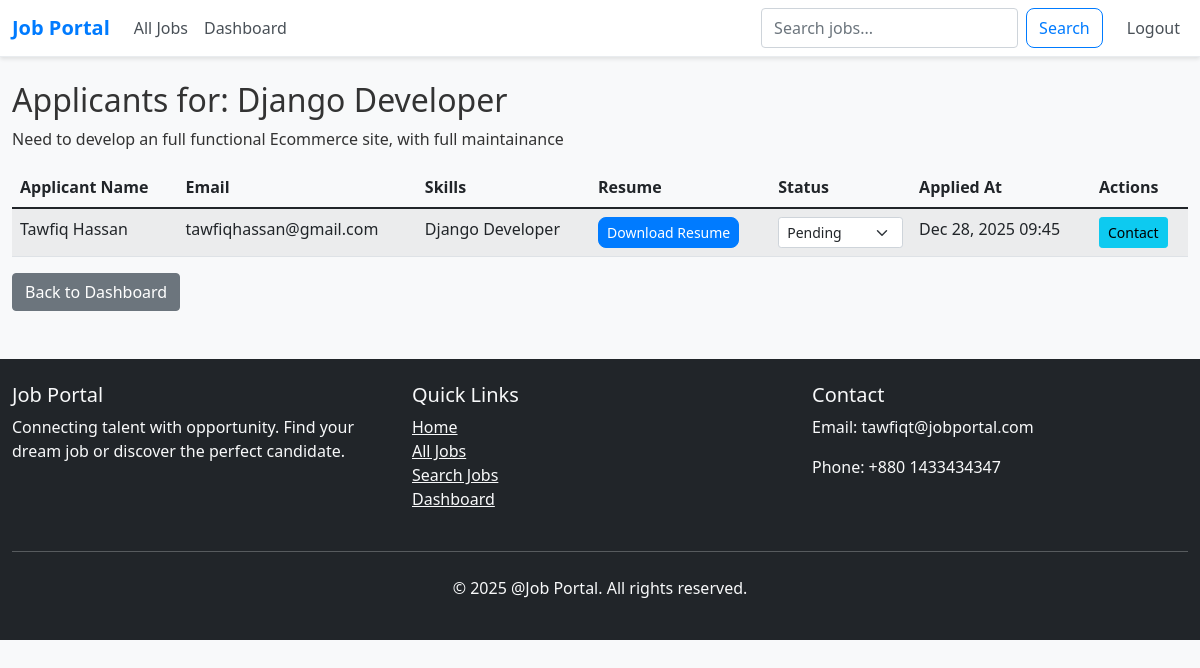
The page /view_applicants/1/ (signed in) on the database as committed earlier.
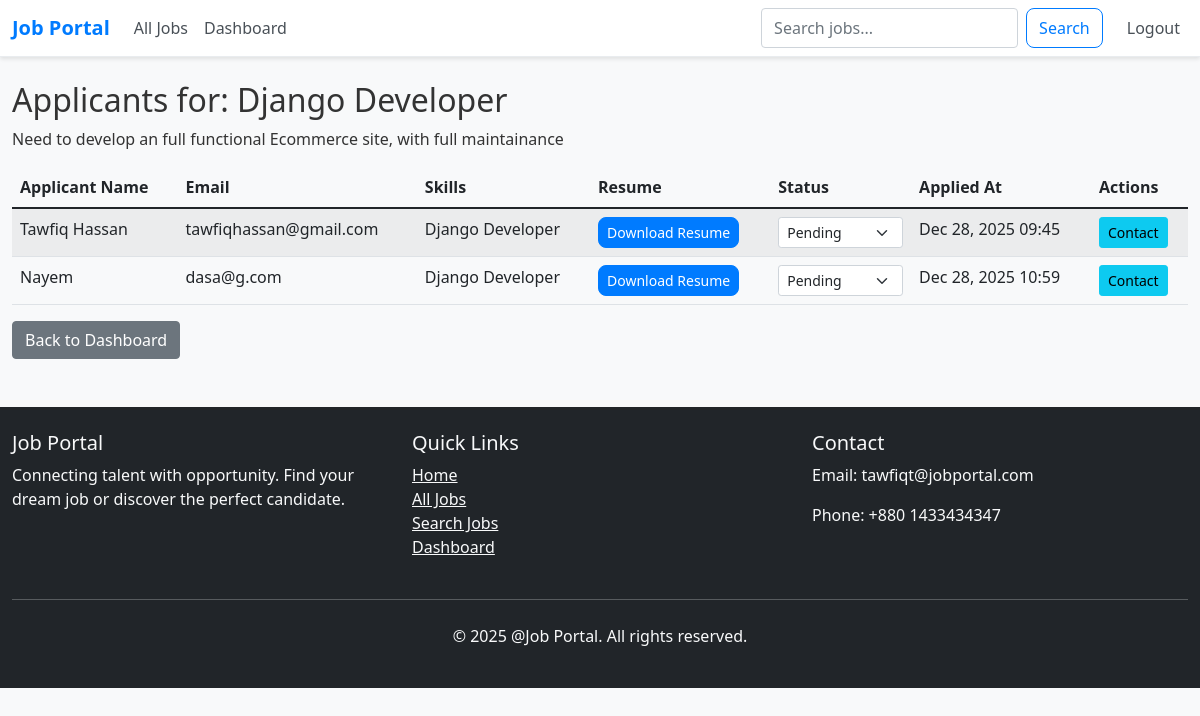
The same page on the database as committed later.
### jobApp/models.py (models this page shows, shortened)
class Job(models.Model):
    CATEGORY_CHOICES = (
        ('intern', 'Intern'),
        ('junior', 'Junior'),
        ('senior', 'Senior'),
        ('lead', 'Lead'),
        ('manager', 'Manager'),
        ('other', 'Other'),
    )
    recruiter = models.ForeignKey(User, on_delete=models.CASCADE)
    title = models.CharField(max_length=200)
    number_of_openings = models.IntegerField()
    category = models.CharField(max_length=100, choices=CATEGORY_CHOICES, default='junior')
    job_description = models.TextField()
    skills_required = models.TextField()
    location = models.CharField(max_length=100, blank=True, null=True)
    salary = models.CharField(max_length=100, blank=True, null=True)
    created_at = models.DateTimeField(auto_now_add=True)

class JobApplication(models.Model):
    STATUS_CHOICES = (
        ('pending', 'Pending'),
        ('shortlisted', 'Shortlisted'),
        ('rejected', 'Rejected'),
        ('hired', 'Hired'),
    )
    job = models.ForeignKey(Job, on_delete=models.CASCADE)
    jobseeker = models.ForeignKey(User, on_delete=models.CASCADE)
    applied_at = models.DateTimeField(auto_now_add=True)
    status = models.CharField(max_length=20, choices=STATUS_CHOICES, default='pending')

class User(AbstractUser):
    USER_TYPE_CHOICES = (
        ('recruiter', 'Recruiter'),
        ('jobseeker', 'Job Seeker'),
    )
    display_name = models.CharField(max_length=100)
    user_type = models.CharField(max_length=20, choices=USER_TYPE_CHOICES)
    groups = models.ManyToManyField(Group, related_name='jobapp_user', blank=True)
    user_permissions = models.ManyToManyField(Permission, related_name='jobapp_user_permission', blank=True)

class JobSeekerProfile(models.Model):
    user = models.OneToOneField(User, on_delete=models.CASCADE)
    skills = models.TextField()
    resume = models.FileField(upload_to='resumes/')

### jobApp/views.py (the view, shortened to what this page needs)
# urls.py: path('view_applicants/<int:job_id>/', view_applicants, name='view_applicants'),
@login_required
def view_applicants(request, job_id):
    job = get_object_or_404(Job, id=job_id, recruiter=request.user)
    applications = JobApplication.objects.filter(job=job).select_related('jobseeker__jobseekerprofile')
    return render(request, 'view_applicants.html', {'job': job, 'applications': applications})

### templates/view_applicants.html (shortened to what this page needs)
{% extends 'base.html' %}
{% block content %}
<h2>Applicants for: {{ job.title }}</h2>
<p>{{ job.job_description|truncatechars:100 }}</p>
{% if applications %}
    <div class="table-responsive">
        <table class="table table-striped">
            <thead>
                <tr>
                    <th>Applicant Name</th>
                    <th>Email</th>
                    <th>Skills</th>
                    <th>Resume</th>
                    <th>Status</th>
                    <th>Applied At</th>
                    <th>Actions</th>
                </tr>
            </thead>
            <tbody>
                {% for application in applications %}
                    <tr>
                        <td>{{ application.jobseeker.display_name }}</td>
                        <td>{{ application.jobseeker.email }}</td>
                        <td>{{ application.jobseeker.jobseekerprofile.skills }}</td>
                        <td>
                            {% if application.jobseeker.jobseekerprofile.resume %}
                                <a href="{{ application.jobseeker.jobseekerprofile.resume.url }}" class="btn btn-sm btn-primary" download>Download Resume</a>
                            {% else %}
                                No Resume
                            {% endif %}
                        </td>
                        <td>
                            <form method="post" style="display: inline;">
                                <select name="status" class="form-select form-select-sm" onchange="this.form.submit()">
                                    <option value="pending" {% if application.status == 'pending' %}selected{% endif %}>Pending</option>
                                </select>
                            </form>
                        </td>
                        <td>{{ application.applied_at|date:"M d, Y H:i" }}</td>
                        <td>
                            <a href="mailto:{{ application.jobseeker.email }}" class="btn btn-sm btn-info">Contact</a>
                        </td>
                    </tr>
                {% endfor %}
            </tbody>
        </table>
    </div>
{% else %}
    <p>No applicants yet.</p>
{% endif %}
<a href="{% url 'dashboard' %}" class="btn btn-secondary">Back to Dashboard</a>
{% endblock %}

### templates/base.html (shortened to what this page needs)
<!DOCTYPE html>
<html lang="en">
<head>
    <link href="https://cdn.jsdelivr.net/npm/bootstrap@5.1.3/dist/css/bootstrap.min.css" rel="stylesheet">
</head>
<body>
    <nav class="navbar navbar-expand-lg">
        <div class="container">
            <a class="navbar-brand" href="{% url 'home' %}">Job Portal</a>
            <div class="collapse navbar-collapse" id="navbarNav">
                <div class="navbar-nav me-auto d-none d-lg-flex">
                    <a class="nav-link" href="{% url 'all_jobs' %}">All Jobs</a>
                    {% if user.is_authenticated %}
                        <a class="nav-link" href="{% url 'dashboard' %}">Dashboard</a>
                    {% endif %}
                </div>
                <div class="navbar-nav ms-auto d-none d-lg-flex">
                    <form class="d-flex me-3" method="GET" action="{% url 'search_jobs' %}">
                        <input class="form-control me-2" type="search" name="q" placeholder="Search jobs..." aria-label="Search" value="{{ request.GET.q }}">
                        <button class="btn btn-outline-primary" type="submit">Search</button>
                    </form>
                    {% if user.is_authenticated %}
                        <a class="nav-link" href="{% url 'logout' %}">Logout</a>
                    {% else %}
                        <a class="nav-link" href="{% url 'login' %}">Login</a>
                        <a class="nav-link" href="{% url 'register' %}">Register</a>
                    {% endif %}
                </div>
            </div>
        </div>
    </nav>
    <div class="container mt-4">
        {% block content %}{% endblock %}
    </div>
</body>
</html>
<footer class="bg-dark text-light mt-5 py-4">
    <div class="container">
        <div class="row">
            <div class="col-md-4">
                <h5>Job Portal</h5>
                <p>Connecting talent with opportunity. Find your dream job or discover the perfect candidate.</p>
            </div>
            <div class="col-md-4">
                <h5>Quick Links</h5>
                <ul class="list-unstyled">
                    <li><a href="{% url 'home' %}" class="text-light">Home</a></li>
                    <li><a href="{% url 'all_jobs' %}" class="text-light">All Jobs</a></li>
                    <li><a href="{% url 'search_jobs' %}" class="text-light">Search Jobs</a></li>
                    {% if user.is_authenticated %}
                        <li><a href="{% url 'dashboard' %}" class="text-light">Dashboard</a></li>
                    {% else %}
                        <li><a href="{% url 'register' %}" class="text-light">Register</a></li>
                        <li><a href="{% url 'login' %}" class="text-light">Login</a></li>
                    {% endif %}
                </ul>
            </div>
            <div class="col-md-4">
                <h5>Contact</h5>
                <p>Email: tawfiqt@jobportal.com</p>
                <p>Phone: +880 1433434347</p>
                <div class="social-links">
                </div>
            </div>
        </div>
        <hr class="my-4">
        <div class="text-center">
            <p>&copy; 2025 @Job Portal. All rights reserved.</p>
        </div>
    </div>
</footer>

### templates/base.html (style rules this page uses)
body { background-color: #f8f9fa; min-height: 100vh; font-family: 'Segoe UI', Tahoma, Geneva, Verdana, sans-serif; color: #333; }
.navbar { background-color: #ffffff; box-shadow: 0 2px 4px rgba(0,0,0,0.1); border-bottom: 1px solid #e9ecef; }
.navbar-brand { font-weight: bold; color: #007bff !important; }
.nav-link { color: #495057 !important; font-weight: 500; }
.container { max-width: 1200px; }
.btn-primary { background-color: #007bff; border-color: #007bff; border-radius: 8px; }
.btn-outline-primary { border-radius: 8px; color: #007bff; border-color: #007bff; }

Rows that differ between the two databases and show on the page:
added JobApplication: jobseeker.display_name "Nayem", jobseeker.email "dasa@g.com", jobseeker.jobseekerprofile.skills "Django Developer", status "Pending", applied_at "Dec 28, 2025 10:59"
